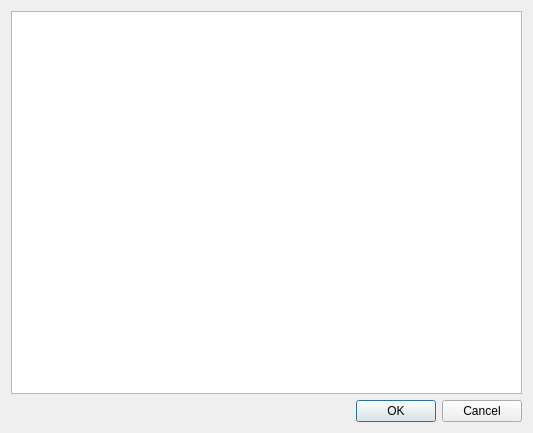
<?xml version="1.0" encoding="UTF-8"?>
<ui version="4.0">
 <class>TextDialog</class>
 <widget class="QDialog" name="TextDialog">
  <property name="geometry">
   <rect>
    <x>0</x>
    <y>0</y>
    <width>533</width>
    <height>433</height>
   </rect>
  </property>
  <property name="windowTitle">
   <string>Dialog</string>
  </property>
  <layout class="QVBoxLayout" name="verticalLayout">
   <item>
    <widget class="QTextEdit" name="textEdit"/>
   </item>
   <item>
    <widget class="QDialogButtonBox" name="buttonBox">
     <property name="orientation">
      <enum>Qt::Horizontal</enum>
     </property>
     <property name="standardButtons">
      <set>QDialogButtonBox::Cancel|QDialogButtonBox::Ok</set>
     </property>
    </widget>
   </item>
  </layout>
 </widget>
 <resources/>
 <connections>
  <connection>
   <sender>buttonBox</sender>
   <signal>accepted()</signal>
   <receiver>TextDialog</receiver>
   <slot>accept()</slot>
   <hints>
    <hint type="sourcelabel">
     <x>248</x>
     <y>254</y>
    </hint>
    <hint type="destinationlabel">
     <x>157</x>
     <y>274</y>
    </hint>
   </hints>
  </connection>
  <connection>
   <sender>buttonBox</sender>
   <signal>rejected()</signal>
   <receiver>TextDialog</receiver>
   <slot>reject()</slot>
   <hints>
    <hint type="sourcelabel">
     <x>316</x>
     <y>260</y>
    </hint>
    <hint type="destinationlabel">
     <x>286</x>
     <y>274</y>
    </hint>
   </hints>
  </connection>
 </connections>
</ui>
